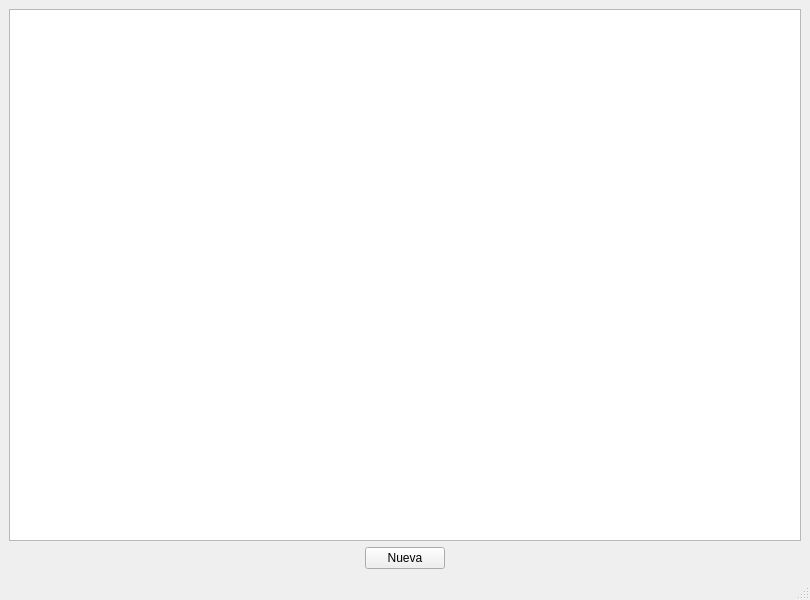
<?xml version="1.0" encoding="UTF-8"?>
<ui version="4.0">
 <class>Screen_Table_Info</class>
 <widget class="QMainWindow" name="Screen_Table_Info">
  <property name="geometry">
   <rect>
    <x>0</x>
    <y>0</y>
    <width>810</width>
    <height>600</height>
   </rect>
  </property>
  <property name="windowTitle">
   <string>MainWindow</string>
  </property>
  <widget class="QWidget" name="centralwidget">
   <layout class="QVBoxLayout" name="verticalLayout">
    <item>
     <widget class="QTableView" name="tableView">
      <property name="styleSheet">
       <string notr="true">font: 10pt &quot;Segoe UI&quot;;</string>
      </property>
     </widget>
    </item>
    <item>
     <layout class="QHBoxLayout" name="horizontalLayout_4">
      <item>
       <spacer name="horizontalSpacer_7">
        <property name="orientation">
         <enum>Qt::Horizontal</enum>
        </property>
        <property name="sizeHint" stdset="0">
         <size>
          <width>40</width>
          <height>20</height>
         </size>
        </property>
       </spacer>
      </item>
      <item>
       <widget class="QPushButton" name="pb_nueva_pieza">
        <property name="text">
         <string>Nueva</string>
        </property>
       </widget>
      </item>
      <item>
       <spacer name="horizontalSpacer_8">
        <property name="orientation">
         <enum>Qt::Horizontal</enum>
        </property>
        <property name="sizeHint" stdset="0">
         <size>
          <width>40</width>
          <height>20</height>
         </size>
        </property>
       </spacer>
      </item>
     </layout>
    </item>
   </layout>
  </widget>
  <widget class="QMenuBar" name="menubar">
   <property name="geometry">
    <rect>
     <x>0</x>
     <y>0</y>
     <width>810</width>
     <height>20</height>
    </rect>
   </property>
  </widget>
  <widget class="QStatusBar" name="statusbar"/>
 </widget>
 <resources/>
 <connections/>
</ui>
